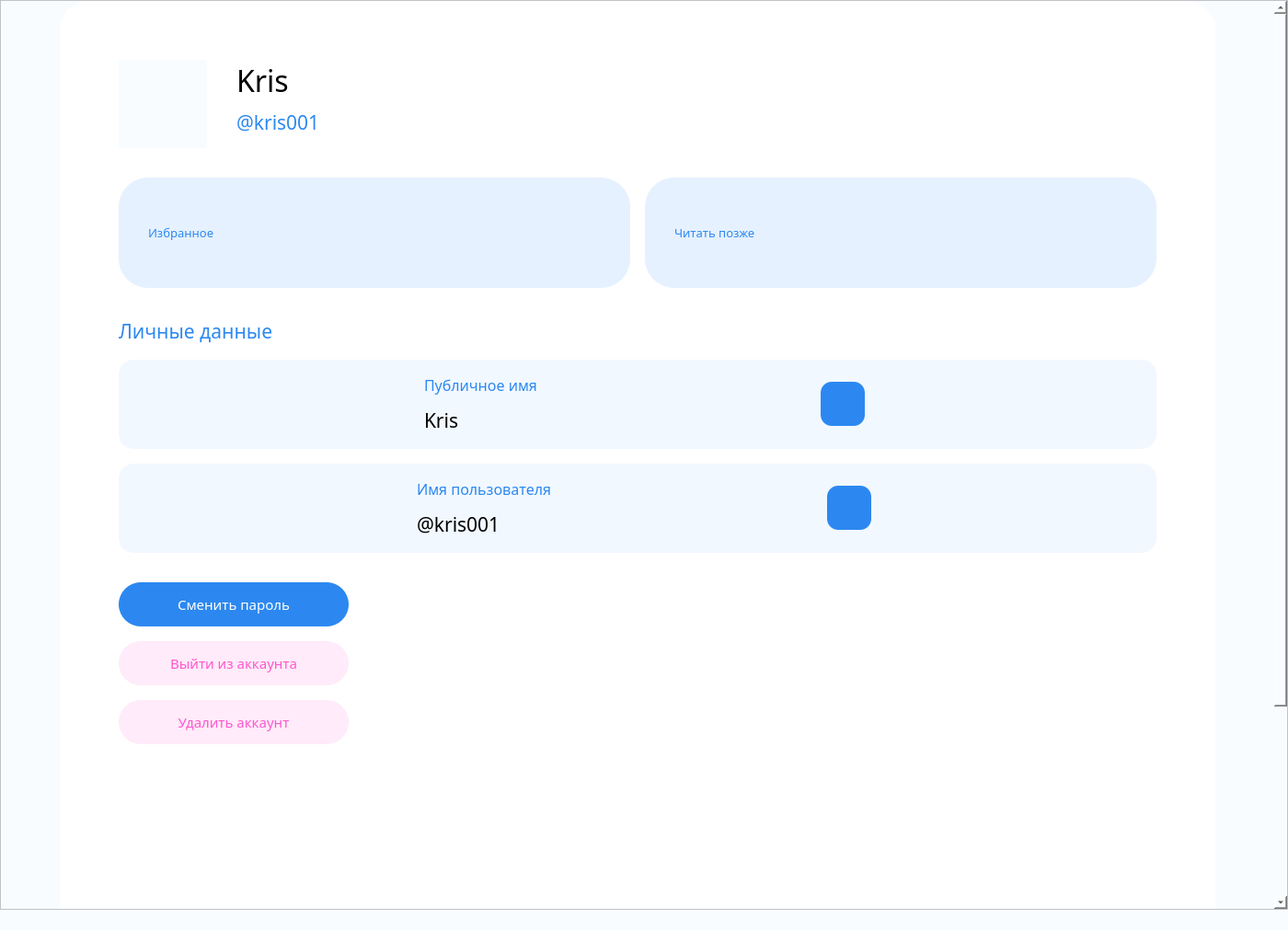
<?xml version="1.0" encoding="UTF-8"?>
<ui version="4.0">
 <class>MainWindow</class>
 <widget class="QMainWindow" name="MainWindow">
  <property name="geometry">
   <rect>
    <x>0</x>
    <y>0</y>
    <width>1400</width>
    <height>1011</height>
   </rect>
  </property>
  <property name="sizePolicy">
   <sizepolicy hsizetype="Minimum" vsizetype="Minimum">
    <horstretch>0</horstretch>
    <verstretch>0</verstretch>
   </sizepolicy>
  </property>
  <property name="minimumSize">
   <size>
    <width>1400</width>
    <height>640</height>
   </size>
  </property>
  <property name="font">
   <font>
    <family>Muller Light</family>
    <pointsize>12</pointsize>
   </font>
  </property>
  <property name="windowTitle">
   <string>MainWindow</string>
  </property>
  <property name="styleSheet">
   <string notr="true">background-color: rgb(249, 252, 255);</string>
  </property>
  <widget class="QWidget" name="centralwidget">
   <layout class="QVBoxLayout" name="layout">
    <property name="leftMargin">
     <number>0</number>
    </property>
    <property name="topMargin">
     <number>0</number>
    </property>
    <property name="rightMargin">
     <number>0</number>
    </property>
    <property name="bottomMargin">
     <number>0</number>
    </property>
    <item>
     <widget class="QScrollArea" name="scrollArea">
      <property name="widgetResizable">
       <bool>true</bool>
      </property>
      <widget class="QWidget" name="scrollAreaWidgetContents">
       <property name="geometry">
        <rect>
         <x>0</x>
         <y>0</y>
         <width>1377</width>
         <height>1256</height>
        </rect>
       </property>
       <layout class="QVBoxLayout" name="verticalLayout_2">
        <property name="leftMargin">
         <number>64</number>
        </property>
        <property name="topMargin">
         <number>0</number>
        </property>
        <property name="rightMargin">
         <number>64</number>
        </property>
        <property name="bottomMargin">
         <number>0</number>
        </property>
        <item>
         <widget class="QFrame" name="profileFrame">
          <property name="minimumSize">
           <size>
            <width>0</width>
            <height>1256</height>
           </size>
          </property>
          <property name="maximumSize">
           <size>
            <width>16777215</width>
            <height>1256</height>
           </size>
          </property>
          <property name="styleSheet">
           <string notr="true">QFrame{
background-color: #ffffff;
border: 0 px solid;
border-radius: 32px;}
</string>
          </property>
          <layout class="QVBoxLayout" name="mainLayout">
           <property name="spacing">
            <number>32</number>
           </property>
           <property name="leftMargin">
            <number>64</number>
           </property>
           <property name="topMargin">
            <number>64</number>
           </property>
           <property name="rightMargin">
            <number>64</number>
           </property>
           <property name="bottomMargin">
            <number>64</number>
           </property>
           <item>
            <layout class="QHBoxLayout" name="firstLayout">
             <property name="spacing">
              <number>32</number>
             </property>
             <item>
              <widget class="QPushButton" name="avatarBtn">
               <property name="sizePolicy">
                <sizepolicy hsizetype="Minimum" vsizetype="Minimum">
                 <horstretch>0</horstretch>
                 <verstretch>0</verstretch>
                </sizepolicy>
               </property>
               <property name="minimumSize">
                <size>
                 <width>96</width>
                 <height>96</height>
                </size>
               </property>
               <property name="maximumSize">
                <size>
                 <width>96</width>
                 <height>96</height>
                </size>
               </property>
               <property name="font">
                <font>
                 <family>Cruinn</family>
                 <pointsize>12</pointsize>
                </font>
               </property>
               <property name="cursor">
                <cursorShape>PointingHandCursor</cursorShape>
               </property>
               <property name="styleSheet">
                <string notr="true">border: 0px solid;</string>
               </property>
               <property name="text">
                <string/>
               </property>
               <property name="icon">
                <iconset>
                 <normaloff>icons/avatars/avatar_01.png</normaloff>icons/avatars/avatar_01.png</iconset>
               </property>
               <property name="iconSize">
                <size>
                 <width>96</width>
                 <height>96</height>
                </size>
               </property>
              </widget>
             </item>
             <item>
              <layout class="QVBoxLayout" name="usernameLayout">
               <property name="spacing">
                <number>8</number>
               </property>
               <item alignment="Qt::AlignTop">
                <widget class="QLabel" name="name1">
                 <property name="sizePolicy">
                  <sizepolicy hsizetype="Expanding" vsizetype="Fixed">
                   <horstretch>0</horstretch>
                   <verstretch>0</verstretch>
                  </sizepolicy>
                 </property>
                 <property name="font">
                  <font>
                   <family>Muller Light</family>
                   <pointsize>24</pointsize>
                  </font>
                 </property>
                 <property name="text">
                  <string>Kris</string>
                 </property>
                </widget>
               </item>
               <item alignment="Qt::AlignTop">
                <widget class="QLabel" name="username1">
                 <property name="sizePolicy">
                  <sizepolicy hsizetype="Expanding" vsizetype="Fixed">
                   <horstretch>0</horstretch>
                   <verstretch>0</verstretch>
                  </sizepolicy>
                 </property>
                 <property name="font">
                  <font>
                   <family>Muller Light</family>
                   <pointsize>16</pointsize>
                  </font>
                 </property>
                 <property name="styleSheet">
                  <string notr="true">color: #2C88F0;</string>
                 </property>
                 <property name="text">
                  <string>@kris001</string>
                 </property>
                </widget>
               </item>
              </layout>
             </item>
            </layout>
           </item>
           <item>
            <layout class="QHBoxLayout" name="listsLayout">
             <property name="spacing">
              <number>16</number>
             </property>
             <item>
              <widget class="QPushButton" name="likeListBtn">
               <property name="minimumSize">
                <size>
                 <width>0</width>
                 <height>120</height>
                </size>
               </property>
               <property name="maximumSize">
                <size>
                 <width>16777215</width>
                 <height>120</height>
                </size>
               </property>
               <property name="font">
                <font>
                 <family>Muller Light</family>
                 <pointsize>10</pointsize>
                </font>
               </property>
               <property name="cursor">
                <cursorShape>PointingHandCursor</cursorShape>
               </property>
               <property name="styleSheet">
                <string notr="true">QPushButton {
	color: #2C88F0;
    background-color: #E5F1FF; /* Белый фон */
    border-radius: 32px; /* Скругление углов */
    padding: 32px; /* Внутренние отступы */
    text-align: left; /* Выравнивание текста слева */
}

QPushButton::icon {
    padding-right: 16px; /* Отступ между иконкой и текстом */
}

QPushButton::hover {
    background-color: #F1F8FF; /* Цвет фона при наведении */
}

</string>
               </property>
               <property name="text">
                <string>Избранное</string>
               </property>
               <property name="icon">
                <iconset>
                 <normaloff>icons/heart.png</normaloff>icons/heart.png</iconset>
               </property>
               <property name="iconSize">
                <size>
                 <width>32</width>
                 <height>32</height>
                </size>
               </property>
              </widget>
             </item>
             <item>
              <widget class="QPushButton" name="readLaterListBtn">
               <property name="minimumSize">
                <size>
                 <width>0</width>
                 <height>120</height>
                </size>
               </property>
               <property name="maximumSize">
                <size>
                 <width>16777215</width>
                 <height>120</height>
                </size>
               </property>
               <property name="font">
                <font>
                 <family>Muller Light</family>
                 <pointsize>10</pointsize>
                </font>
               </property>
               <property name="cursor">
                <cursorShape>PointingHandCursor</cursorShape>
               </property>
               <property name="styleSheet">
                <string notr="true">QPushButton {
	color: #2C88F0;
    background-color: #E5F1FF; /* Белый фон */
    border-radius: 32px; /* Скругление углов */
    padding: 32px; /* Внутренние отступы */
    text-align: left; /* Выравнивание текста слева */
}

QPushButton::icon {
    padding-right: 16px; /* Отступ между иконкой и текстом */
}

QPushButton::hover {
    background-color: #F1F8FF; /* Цвет фона при наведении */
}

</string>
               </property>
               <property name="text">
                <string>Читать позже</string>
               </property>
               <property name="icon">
                <iconset>
                 <normaloff>icons/bookmark.png</normaloff>icons/bookmark.png</iconset>
               </property>
               <property name="iconSize">
                <size>
                 <width>32</width>
                 <height>32</height>
                </size>
               </property>
              </widget>
             </item>
            </layout>
           </item>
           <item>
            <layout class="QVBoxLayout" name="userDataLayout">
             <property name="spacing">
              <number>16</number>
             </property>
             <item>
              <widget class="QLabel" name="userDataLadel">
               <property name="sizePolicy">
                <sizepolicy hsizetype="Fixed" vsizetype="Fixed">
                 <horstretch>0</horstretch>
                 <verstretch>0</verstretch>
                </sizepolicy>
               </property>
               <property name="font">
                <font>
                 <family>Muller Light</family>
                 <pointsize>16</pointsize>
                </font>
               </property>
               <property name="styleSheet">
                <string notr="true">color: #2C88F0;</string>
               </property>
               <property name="text">
                <string>Личные данные</string>
               </property>
              </widget>
             </item>
             <item>
              <widget class="QFrame" name="nameFrame">
               <property name="styleSheet">
                <string notr="true">QFrame{
background-color: #F1F8FF;
border: 0 px solid;
border-radius: 16px;}</string>
               </property>
               <property name="frameShape">
                <enum>QFrame::StyledPanel</enum>
               </property>
               <property name="frameShadow">
                <enum>QFrame::Raised</enum>
               </property>
               <layout class="QHBoxLayout" name="nameLayout">
                <property name="spacing">
                 <number>8</number>
                </property>
                <property name="leftMargin">
                 <number>32</number>
                </property>
                <property name="topMargin">
                 <number>16</number>
                </property>
                <property name="rightMargin">
                 <number>16</number>
                </property>
                <property name="bottomMargin">
                 <number>16</number>
                </property>
                <item>
                 <layout class="QVBoxLayout" name="verticalLayout_3">
                  <property name="spacing">
                   <number>12</number>
                  </property>
                  <item>
                   <widget class="QLabel" name="nameLabel">
                    <property name="sizePolicy">
                     <sizepolicy hsizetype="Fixed" vsizetype="Fixed">
                      <horstretch>0</horstretch>
                      <verstretch>0</verstretch>
                     </sizepolicy>
                    </property>
                    <property name="font">
                     <font>
                      <family>Muller Light</family>
                      <pointsize>12</pointsize>
                     </font>
                    </property>
                    <property name="styleSheet">
                     <string notr="true">color: #2C88F0;</string>
                    </property>
                    <property name="text">
                     <string>Публичное имя</string>
                    </property>
                   </widget>
                  </item>
                  <item>
                   <widget class="QLabel" name="name2">
                    <property name="sizePolicy">
                     <sizepolicy hsizetype="Fixed" vsizetype="Fixed">
                      <horstretch>0</horstretch>
                      <verstretch>0</verstretch>
                     </sizepolicy>
                    </property>
                    <property name="font">
                     <font>
                      <family>Muller Light</family>
                      <pointsize>16</pointsize>
                     </font>
                    </property>
                    <property name="text">
                     <string>Kris</string>
                    </property>
                   </widget>
                  </item>
                 </layout>
                </item>
                <item>
                 <widget class="QPushButton" name="changeNameBtn">
                  <property name="minimumSize">
                   <size>
                    <width>48</width>
                    <height>48</height>
                   </size>
                  </property>
                  <property name="maximumSize">
                   <size>
                    <width>48</width>
                    <height>48</height>
                   </size>
                  </property>
                  <property name="font">
                   <font>
                    <family>Muller Light</family>
                    <pointsize>10</pointsize>
                   </font>
                  </property>
                  <property name="cursor">
                   <cursorShape>PointingHandCursor</cursorShape>
                  </property>
                  <property name="styleSheet">
                   <string notr="true">QPushButton {
    background-color: #2C88F0; /* Белый фон */
    border-radius: 12px; /* Скругление углов */
}

QPushButton::hover {
    background-color: #6BB0FF; /* Цвет фона при наведении */
}

</string>
                  </property>
                  <property name="text">
                   <string/>
                  </property>
                  <property name="icon">
                   <iconset>
                    <normaloff>icons/settings.png</normaloff>icons/settings.png</iconset>
                  </property>
                  <property name="iconSize">
                   <size>
                    <width>24</width>
                    <height>24</height>
                   </size>
                  </property>
                 </widget>
                </item>
               </layout>
              </widget>
             </item>
             <item>
              <widget class="QFrame" name="usernameFrame">
               <property name="styleSheet">
                <string notr="true">QFrame{
background-color: #F1F8FF;
border: 0 px solid;
border-radius: 16px;}</string>
               </property>
               <property name="frameShape">
                <enum>QFrame::StyledPanel</enum>
               </property>
               <property name="frameShadow">
                <enum>QFrame::Raised</enum>
               </property>
               <layout class="QHBoxLayout" name="nameLayout_2">
                <property name="spacing">
                 <number>8</number>
                </property>
                <property name="leftMargin">
                 <number>32</number>
                </property>
                <property name="topMargin">
                 <number>16</number>
                </property>
                <property name="rightMargin">
                 <number>16</number>
                </property>
                <property name="bottomMargin">
                 <number>16</number>
                </property>
                <item>
                 <layout class="QVBoxLayout" name="verticalLayout_4">
                  <property name="spacing">
                   <number>12</number>
                  </property>
                  <item>
                   <widget class="QLabel" name="usernameLabel">
                    <property name="sizePolicy">
                     <sizepolicy hsizetype="Fixed" vsizetype="Fixed">
                      <horstretch>0</horstretch>
                      <verstretch>0</verstretch>
                     </sizepolicy>
                    </property>
                    <property name="font">
                     <font>
                      <family>Muller Light</family>
                      <pointsize>12</pointsize>
                     </font>
                    </property>
                    <property name="styleSheet">
                     <string notr="true">color: #2C88F0;</string>
                    </property>
                    <property name="text">
                     <string>Имя пользователя</string>
                    </property>
                   </widget>
                  </item>
                  <item>
                   <widget class="QLabel" name="username2">
                    <property name="sizePolicy">
                     <sizepolicy hsizetype="Fixed" vsizetype="Fixed">
                      <horstretch>0</horstretch>
                      <verstretch>0</verstretch>
                     </sizepolicy>
                    </property>
                    <property name="font">
                     <font>
                      <family>Muller Light</family>
                      <pointsize>16</pointsize>
                     </font>
                    </property>
                    <property name="text">
                     <string>@kris001</string>
                    </property>
                   </widget>
                  </item>
                 </layout>
                </item>
                <item>
                 <widget class="QPushButton" name="changeUsernameBtn">
                  <property name="minimumSize">
                   <size>
                    <width>48</width>
                    <height>48</height>
                   </size>
                  </property>
                  <property name="maximumSize">
                   <size>
                    <width>48</width>
                    <height>48</height>
                   </size>
                  </property>
                  <property name="font">
                   <font>
                    <family>Muller Light</family>
                    <pointsize>10</pointsize>
                   </font>
                  </property>
                  <property name="cursor">
                   <cursorShape>PointingHandCursor</cursorShape>
                  </property>
                  <property name="styleSheet">
                   <string notr="true">QPushButton {
    background-color: #2C88F0; /* Белый фон */
    border-radius: 12px; /* Скругление углов */
}

QPushButton::hover {
    background-color: #6BB0FF; /* Цвет фона при наведении */
}

</string>
                  </property>
                  <property name="text">
                   <string/>
                  </property>
                  <property name="icon">
                   <iconset>
                    <normaloff>icons/settings.png</normaloff>icons/settings.png</iconset>
                  </property>
                  <property name="iconSize">
                   <size>
                    <width>24</width>
                    <height>24</height>
                   </size>
                  </property>
                 </widget>
                </item>
               </layout>
              </widget>
             </item>
            </layout>
           </item>
           <item>
            <layout class="QVBoxLayout" name="btnsLayout">
             <property name="spacing">
              <number>16</number>
             </property>
             <item>
              <widget class="QPushButton" name="changePasswordBtn">
               <property name="sizePolicy">
                <sizepolicy hsizetype="Fixed" vsizetype="Fixed">
                 <horstretch>0</horstretch>
                 <verstretch>0</verstretch>
                </sizepolicy>
               </property>
               <property name="minimumSize">
                <size>
                 <width>250</width>
                 <height>48</height>
                </size>
               </property>
               <property name="maximumSize">
                <size>
                 <width>16777215</width>
                 <height>48</height>
                </size>
               </property>
               <property name="font">
                <font>
                 <family>Muller Regular</family>
                 <pointsize>11</pointsize>
                </font>
               </property>
               <property name="cursor">
                <cursorShape>PointingHandCursor</cursorShape>
               </property>
               <property name="styleSheet">
                <string notr="true">color: rgb(255, 255, 255);
background-color: rgb(44, 136, 240);
border-radius: 24px;
border: 0px solid;</string>
               </property>
               <property name="text">
                <string>Сменить пароль</string>
               </property>
              </widget>
             </item>
             <item>
              <widget class="QPushButton" name="exitBtn">
               <property name="sizePolicy">
                <sizepolicy hsizetype="Fixed" vsizetype="Fixed">
                 <horstretch>0</horstretch>
                 <verstretch>0</verstretch>
                </sizepolicy>
               </property>
               <property name="minimumSize">
                <size>
                 <width>250</width>
                 <height>48</height>
                </size>
               </property>
               <property name="maximumSize">
                <size>
                 <width>16777215</width>
                 <height>48</height>
                </size>
               </property>
               <property name="font">
                <font>
                 <family>Muller Regular</family>
                 <pointsize>11</pointsize>
                </font>
               </property>
               <property name="cursor">
                <cursorShape>PointingHandCursor</cursorShape>
               </property>
               <property name="styleSheet">
                <string notr="true">color: #FF56D0;
background-color: #FFEBF9;
border-radius: 24px;
border: 0px solid;</string>
               </property>
               <property name="text">
                <string>Выйти из аккаунта</string>
               </property>
              </widget>
             </item>
             <item>
              <widget class="QPushButton" name="deleteAccountBtn">
               <property name="sizePolicy">
                <sizepolicy hsizetype="Fixed" vsizetype="Fixed">
                 <horstretch>0</horstretch>
                 <verstretch>0</verstretch>
                </sizepolicy>
               </property>
               <property name="minimumSize">
                <size>
                 <width>250</width>
                 <height>48</height>
                </size>
               </property>
               <property name="maximumSize">
                <size>
                 <width>16777215</width>
                 <height>48</height>
                </size>
               </property>
               <property name="font">
                <font>
                 <family>Muller Regular</family>
                 <pointsize>11</pointsize>
                </font>
               </property>
               <property name="cursor">
                <cursorShape>PointingHandCursor</cursorShape>
               </property>
               <property name="styleSheet">
                <string notr="true">color: #FF56D0;
background-color: #FFEBF9;
border-radius: 24px;
border: 0px solid;</string>
               </property>
               <property name="text">
                <string>Удалить аккаунт</string>
               </property>
              </widget>
             </item>
            </layout>
           </item>
           <item>
            <spacer name="verticalSpacer">
             <property name="orientation">
              <enum>Qt::Vertical</enum>
             </property>
             <property name="sizeHint" stdset="0">
              <size>
               <width>20</width>
               <height>40</height>
              </size>
             </property>
            </spacer>
           </item>
          </layout>
         </widget>
        </item>
       </layout>
      </widget>
     </widget>
    </item>
   </layout>
  </widget>
  <widget class="QMenuBar" name="menubar">
   <property name="geometry">
    <rect>
     <x>0</x>
     <y>0</y>
     <width>1400</width>
     <height>26</height>
    </rect>
   </property>
  </widget>
  <widget class="QStatusBar" name="statusbar"/>
 </widget>
 <resources/>
 <connections/>
</ui>
